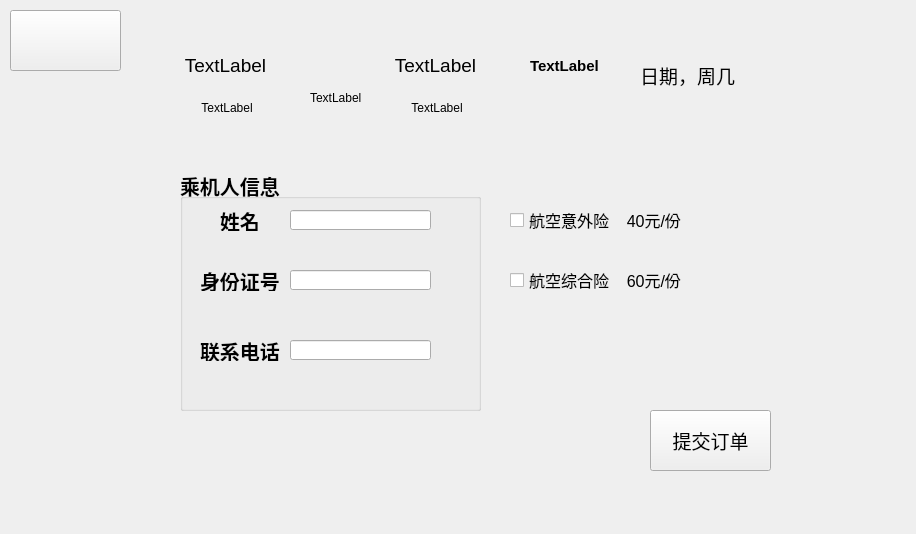
<?xml version="1.0" encoding="UTF-8"?>
<ui version="4.0">
 <class>user3</class>
 <widget class="QWidget" name="user3">
  <property name="geometry">
   <rect>
    <x>0</x>
    <y>0</y>
    <width>916</width>
    <height>534</height>
   </rect>
  </property>
  <property name="windowTitle">
   <string>乘车人信息</string>
  </property>
  <property name="windowIcon">
   <iconset resource="image.qrc">
    <normaloff>:/new/prefix2/image/planeicon.png</normaloff>:/new/prefix2/image/planeicon.png</iconset>
  </property>
  <widget class="QLabel" name="label">
   <property name="geometry">
    <rect>
     <x>-100</x>
     <y>-20</y>
     <width>1071</width>
     <height>701</height>
    </rect>
   </property>
   <property name="styleSheet">
    <string notr="true">image: url(:/new/prefix1/image/background.png);</string>
   </property>
   <property name="text">
    <string>TextLabel</string>
   </property>
  </widget>
  <widget class="QGroupBox" name="groupBox">
   <property name="geometry">
    <rect>
     <x>180</x>
     <y>170</y>
     <width>301</width>
     <height>241</height>
    </rect>
   </property>
   <property name="font">
    <font>
     <family>Times New Roman</family>
     <pointsize>15</pointsize>
     <bold>true</bold>
    </font>
   </property>
   <property name="title">
    <string>乘机人信息</string>
   </property>
   <widget class="QLineEdit" name="nameEdit">
    <property name="geometry">
     <rect>
      <x>110</x>
      <y>40</y>
      <width>141</width>
      <height>20</height>
     </rect>
    </property>
    <property name="font">
     <font>
      <family>Times New Roman</family>
      <pointsize>13</pointsize>
      <bold>true</bold>
     </font>
    </property>
   </widget>
   <widget class="QLabel" name="label_2">
    <property name="geometry">
     <rect>
      <x>40</x>
      <y>40</y>
      <width>41</width>
      <height>21</height>
     </rect>
    </property>
    <property name="text">
     <string>姓名</string>
    </property>
   </widget>
   <widget class="QLineEdit" name="idCardEdit">
    <property name="geometry">
     <rect>
      <x>110</x>
      <y>100</y>
      <width>141</width>
      <height>20</height>
     </rect>
    </property>
    <property name="font">
     <font>
      <family>Times New Roman</family>
      <pointsize>11</pointsize>
      <bold>true</bold>
     </font>
    </property>
    <property name="text">
     <string/>
    </property>
   </widget>
   <widget class="QLabel" name="label_3">
    <property name="geometry">
     <rect>
      <x>20</x>
      <y>100</y>
      <width>81</width>
      <height>21</height>
     </rect>
    </property>
    <property name="text">
     <string>身份证号</string>
    </property>
   </widget>
   <widget class="QLabel" name="label_4">
    <property name="geometry">
     <rect>
      <x>20</x>
      <y>170</y>
      <width>81</width>
      <height>21</height>
     </rect>
    </property>
    <property name="text">
     <string>联系电话</string>
    </property>
   </widget>
   <widget class="QLineEdit" name="phoneEdit">
    <property name="geometry">
     <rect>
      <x>110</x>
      <y>170</y>
      <width>141</width>
      <height>20</height>
     </rect>
    </property>
    <property name="font">
     <font>
      <family>Times New Roman</family>
      <pointsize>11</pointsize>
      <bold>true</bold>
     </font>
    </property>
   </widget>
  </widget>
  <widget class="QPushButton" name="pushButton">
   <property name="geometry">
    <rect>
     <x>10</x>
     <y>10</y>
     <width>111</width>
     <height>61</height>
    </rect>
   </property>
   <property name="styleSheet">
    <string notr="true">image: url(:/new/prefix1/image/array_left.png);</string>
   </property>
   <property name="text">
    <string/>
   </property>
  </widget>
  <widget class="QPushButton" name="pushButton_2">
   <property name="geometry">
    <rect>
     <x>650</x>
     <y>410</y>
     <width>121</width>
     <height>61</height>
    </rect>
   </property>
   <property name="font">
    <font>
     <pointsize>14</pointsize>
    </font>
   </property>
   <property name="text">
    <string>提交订单</string>
   </property>
  </widget>
  <widget class="QCheckBox" name="insurance1">
   <property name="geometry">
    <rect>
     <x>510</x>
     <y>210</y>
     <width>191</width>
     <height>20</height>
    </rect>
   </property>
   <property name="font">
    <font>
     <pointsize>12</pointsize>
    </font>
   </property>
   <property name="text">
    <string>航空意外险    40元/份</string>
   </property>
  </widget>
  <widget class="QCheckBox" name="insurance2">
   <property name="geometry">
    <rect>
     <x>510</x>
     <y>270</y>
     <width>191</width>
     <height>20</height>
    </rect>
   </property>
   <property name="font">
    <font>
     <pointsize>12</pointsize>
    </font>
   </property>
   <property name="text">
    <string>航空综合险    60元/份</string>
   </property>
  </widget>
  <widget class="QLabel" name="date">
   <property name="geometry">
    <rect>
     <x>640</x>
     <y>50</y>
     <width>181</width>
     <height>51</height>
    </rect>
   </property>
   <property name="font">
    <font>
     <pointsize>14</pointsize>
    </font>
   </property>
   <property name="text">
    <string>日期，周几</string>
   </property>
  </widget>
  <widget class="QLabel" name="price">
   <property name="geometry">
    <rect>
     <x>530</x>
     <y>40</y>
     <width>81</width>
     <height>51</height>
    </rect>
   </property>
   <property name="font">
    <font>
     <pointsize>11</pointsize>
     <bold>true</bold>
    </font>
   </property>
   <property name="text">
    <string>TextLabel</string>
   </property>
  </widget>
  <widget class="QWidget" name="widget" native="true">
   <property name="geometry">
    <rect>
     <x>170</x>
     <y>20</y>
     <width>331</width>
     <height>111</height>
    </rect>
   </property>
   <widget class="QLabel" name="departcity">
    <property name="geometry">
     <rect>
      <x>10</x>
      <y>30</y>
      <width>91</width>
      <height>31</height>
     </rect>
    </property>
    <property name="font">
     <font>
      <pointsize>14</pointsize>
     </font>
    </property>
    <property name="text">
     <string>TextLabel</string>
    </property>
    <property name="alignment">
     <set>Qt::AlignmentFlag::AlignCenter</set>
    </property>
   </widget>
   <widget class="QLabel" name="departtime">
    <property name="geometry">
     <rect>
      <x>30</x>
      <y>80</y>
      <width>54</width>
      <height>16</height>
     </rect>
    </property>
    <property name="text">
     <string>TextLabel</string>
    </property>
    <property name="alignment">
     <set>Qt::AlignmentFlag::AlignCenter</set>
    </property>
   </widget>
   <widget class="QLabel" name="flightnum">
    <property name="geometry">
     <rect>
      <x>140</x>
      <y>70</y>
      <width>54</width>
      <height>16</height>
     </rect>
    </property>
    <property name="text">
     <string>TextLabel</string>
    </property>
   </widget>
   <widget class="QLabel" name="arrivalcity">
    <property name="geometry">
     <rect>
      <x>210</x>
      <y>30</y>
      <width>111</width>
      <height>31</height>
     </rect>
    </property>
    <property name="font">
     <font>
      <pointsize>14</pointsize>
     </font>
    </property>
    <property name="text">
     <string>TextLabel</string>
    </property>
    <property name="alignment">
     <set>Qt::AlignmentFlag::AlignCenter</set>
    </property>
   </widget>
   <widget class="QLabel" name="arrivaltime">
    <property name="geometry">
     <rect>
      <x>240</x>
      <y>80</y>
      <width>54</width>
      <height>16</height>
     </rect>
    </property>
    <property name="text">
     <string>TextLabel</string>
    </property>
    <property name="alignment">
     <set>Qt::AlignmentFlag::AlignCenter</set>
    </property>
   </widget>
   <widget class="QLabel" name="label_5">
    <property name="geometry">
     <rect>
      <x>20</x>
      <y>0</y>
      <width>281</width>
      <height>91</height>
     </rect>
    </property>
    <property name="styleSheet">
     <string notr="true">image: url(:/new/prefix1/image/plane_cartoon.png);</string>
    </property>
    <property name="text">
     <string/>
    </property>
   </widget>
  </widget>
 </widget>
 <resources>
  <include location="image.qrc"/>
 </resources>
 <connections/>
</ui>
